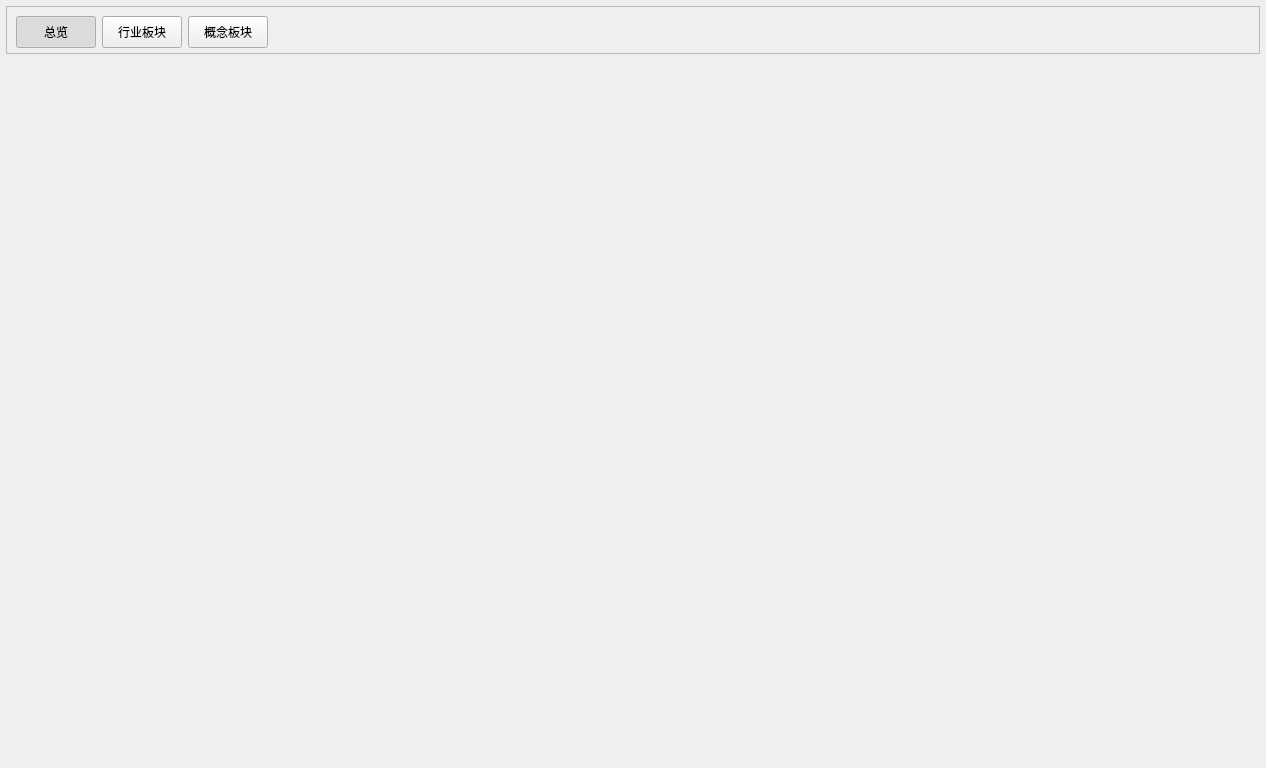
<?xml version="1.0" encoding="UTF-8"?>
<ui version="4.0">
 <class>BoardHome</class>
 <widget class="QWidget" name="BoardHome">
  <property name="geometry">
   <rect>
    <x>0</x>
    <y>0</y>
    <width>1266</width>
    <height>768</height>
   </rect>
  </property>
  <property name="windowTitle">
   <string>Form</string>
  </property>
  <layout class="QVBoxLayout" name="verticalLayout">
   <property name="leftMargin">
    <number>6</number>
   </property>
   <property name="topMargin">
    <number>6</number>
   </property>
   <property name="rightMargin">
    <number>6</number>
   </property>
   <property name="bottomMargin">
    <number>6</number>
   </property>
   <item>
    <widget class="QFrame" name="frame_board_type">
     <property name="minimumSize">
      <size>
       <width>0</width>
       <height>48</height>
      </size>
     </property>
     <property name="maximumSize">
      <size>
       <width>16777215</width>
       <height>48</height>
      </size>
     </property>
     <property name="frameShape">
      <enum>QFrame::StyledPanel</enum>
     </property>
     <property name="frameShadow">
      <enum>QFrame::Raised</enum>
     </property>
     <layout class="QHBoxLayout" name="horizontalLayout">
      <item>
       <widget class="QPushButton" name="btn_board_overview">
        <property name="minimumSize">
         <size>
          <width>0</width>
          <height>32</height>
         </size>
        </property>
        <property name="maximumSize">
         <size>
          <width>16777215</width>
          <height>32</height>
         </size>
        </property>
        <property name="text">
         <string>总览</string>
        </property>
        <property name="checkable">
         <bool>true</bool>
        </property>
        <property name="checked">
         <bool>true</bool>
        </property>
        <property name="autoExclusive">
         <bool>true</bool>
        </property>
       </widget>
      </item>
      <item>
       <widget class="QPushButton" name="btn_industry_board">
        <property name="minimumSize">
         <size>
          <width>0</width>
          <height>32</height>
         </size>
        </property>
        <property name="maximumSize">
         <size>
          <width>16777215</width>
          <height>32</height>
         </size>
        </property>
        <property name="text">
         <string>行业板块</string>
        </property>
        <property name="checkable">
         <bool>true</bool>
        </property>
        <property name="autoExclusive">
         <bool>true</bool>
        </property>
       </widget>
      </item>
      <item>
       <widget class="QPushButton" name="btn_concept_board">
        <property name="minimumSize">
         <size>
          <width>0</width>
          <height>32</height>
         </size>
        </property>
        <property name="maximumSize">
         <size>
          <width>16777215</width>
          <height>32</height>
         </size>
        </property>
        <property name="text">
         <string>概念板块</string>
        </property>
        <property name="checkable">
         <bool>true</bool>
        </property>
        <property name="autoExclusive">
         <bool>true</bool>
        </property>
       </widget>
      </item>
      <item>
       <spacer name="horizontalSpacer">
        <property name="orientation">
         <enum>Qt::Horizontal</enum>
        </property>
        <property name="sizeHint" stdset="0">
         <size>
          <width>40</width>
          <height>20</height>
         </size>
        </property>
       </spacer>
      </item>
     </layout>
    </widget>
   </item>
   <item>
    <widget class="QStackedWidget" name="stackedWidget"/>
   </item>
  </layout>
 </widget>
 <resources/>
 <connections/>
</ui>
